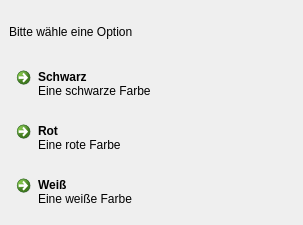
<?xml version="1.0" encoding="UTF-8"?>
<ui version="4.0">
 <class>MainWindow</class>
 <widget class="QMainWindow" name="MainWindow">
  <property name="geometry">
   <rect>
    <x>0</x>
    <y>0</y>
    <width>303</width>
    <height>225</height>
   </rect>
  </property>
  <property name="windowTitle">
   <string>MainWindow</string>
  </property>
  <widget class="QWidget" name="centralwidget">
   <layout class="QGridLayout" name="gridLayout">
    <item row="0" column="0">
     <layout class="QVBoxLayout" name="verticalLayout">
      <item>
       <widget class="QLabel" name="label">
        <property name="text">
         <string>Bitte wähle eine Option</string>
        </property>
       </widget>
      </item>
      <item>
       <widget class="QCommandLinkButton" name="commandLinkButton">
        <property name="text">
         <string>Schwarz</string>
        </property>
        <property name="description">
         <string>Eine schwarze Farbe</string>
        </property>
       </widget>
      </item>
      <item>
       <widget class="QCommandLinkButton" name="commandLinkButton_2">
        <property name="text">
         <string>Rot</string>
        </property>
        <property name="description">
         <string>Eine rote Farbe</string>
        </property>
       </widget>
      </item>
      <item>
       <widget class="QCommandLinkButton" name="commandLinkButton_3">
        <property name="text">
         <string>Weiß</string>
        </property>
        <property name="description">
         <string>Eine weiße Farbe</string>
        </property>
       </widget>
      </item>
     </layout>
    </item>
   </layout>
  </widget>
 </widget>
 <resources/>
 <connections/>
</ui>
